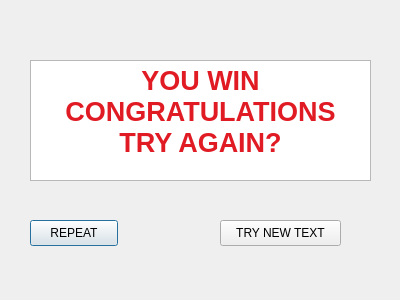
<?xml version="1.0" encoding="UTF-8"?>
<ui version="4.0">
 <class>WinWindow</class>
 <widget class="QDialog" name="WinWindow">
  <property name="geometry">
   <rect>
    <x>0</x>
    <y>0</y>
    <width>400</width>
    <height>300</height>
   </rect>
  </property>
  <property name="windowTitle">
   <string>Dialog</string>
  </property>
  <widget class="QTextEdit" name="textEdit">
   <property name="geometry">
    <rect>
     <x>30</x>
     <y>60</y>
     <width>341</width>
     <height>121</height>
    </rect>
   </property>
   <property name="readOnly">
    <bool>true</bool>
   </property>
   <property name="html">
    <string>&lt;!DOCTYPE HTML PUBLIC &quot;-//W3C//DTD HTML 4.0//EN&quot; &quot;http://www.w3.org/TR/REC-html40/strict.dtd&quot;&gt;
&lt;html&gt;&lt;head&gt;&lt;meta name=&quot;qrichtext&quot; content=&quot;1&quot; /&gt;&lt;meta charset=&quot;utf-8&quot; /&gt;&lt;style type=&quot;text/css&quot;&gt;
p, li { white-space: pre-wrap; }
hr { height: 1px; border-width: 0; }
li.unchecked::marker { content: &quot;\2610&quot;; }
li.checked::marker { content: &quot;\2612&quot;; }
&lt;/style&gt;&lt;/head&gt;&lt;body style=&quot; font-family:'Ubuntu Sans'; font-size:11pt; font-weight:400; font-style:normal;&quot;&gt;
&lt;p align=&quot;center&quot; style=&quot; margin-top:0px; margin-bottom:0px; margin-left:0px; margin-right:0px; -qt-block-indent:0; text-indent:0px;&quot;&gt;&lt;span style=&quot; font-size:20pt; font-weight:700; color:#e01b24;&quot;&gt;YOU WIN&lt;/span&gt;&lt;/p&gt;
&lt;p align=&quot;center&quot; style=&quot; margin-top:0px; margin-bottom:0px; margin-left:0px; margin-right:0px; -qt-block-indent:0; text-indent:0px;&quot;&gt;&lt;span style=&quot; font-size:20pt; font-weight:700; color:#e01b24;&quot;&gt;CONGRATULATIONS&lt;/span&gt;&lt;/p&gt;
&lt;p align=&quot;center&quot; style=&quot; margin-top:0px; margin-bottom:0px; margin-left:0px; margin-right:0px; -qt-block-indent:0; text-indent:0px;&quot;&gt;&lt;span style=&quot; font-size:20pt; font-weight:700; color:#e01b24;&quot;&gt;TRY AGAIN?&lt;/span&gt;&lt;/p&gt;&lt;/body&gt;&lt;/html&gt;</string>
   </property>
   <property name="textInteractionFlags">
    <set>Qt::NoTextInteraction</set>
   </property>
  </widget>
  <widget class="QPushButton" name="buttonRepeat">
   <property name="geometry">
    <rect>
     <x>30</x>
     <y>220</y>
     <width>88</width>
     <height>26</height>
    </rect>
   </property>
   <property name="text">
    <string>REPEAT</string>
   </property>
  </widget>
  <widget class="QPushButton" name="buttonNew">
   <property name="geometry">
    <rect>
     <x>220</x>
     <y>220</y>
     <width>121</width>
     <height>26</height>
    </rect>
   </property>
   <property name="text">
    <string>TRY NEW TEXT</string>
   </property>
  </widget>
 </widget>
 <resources/>
 <connections/>
</ui>
